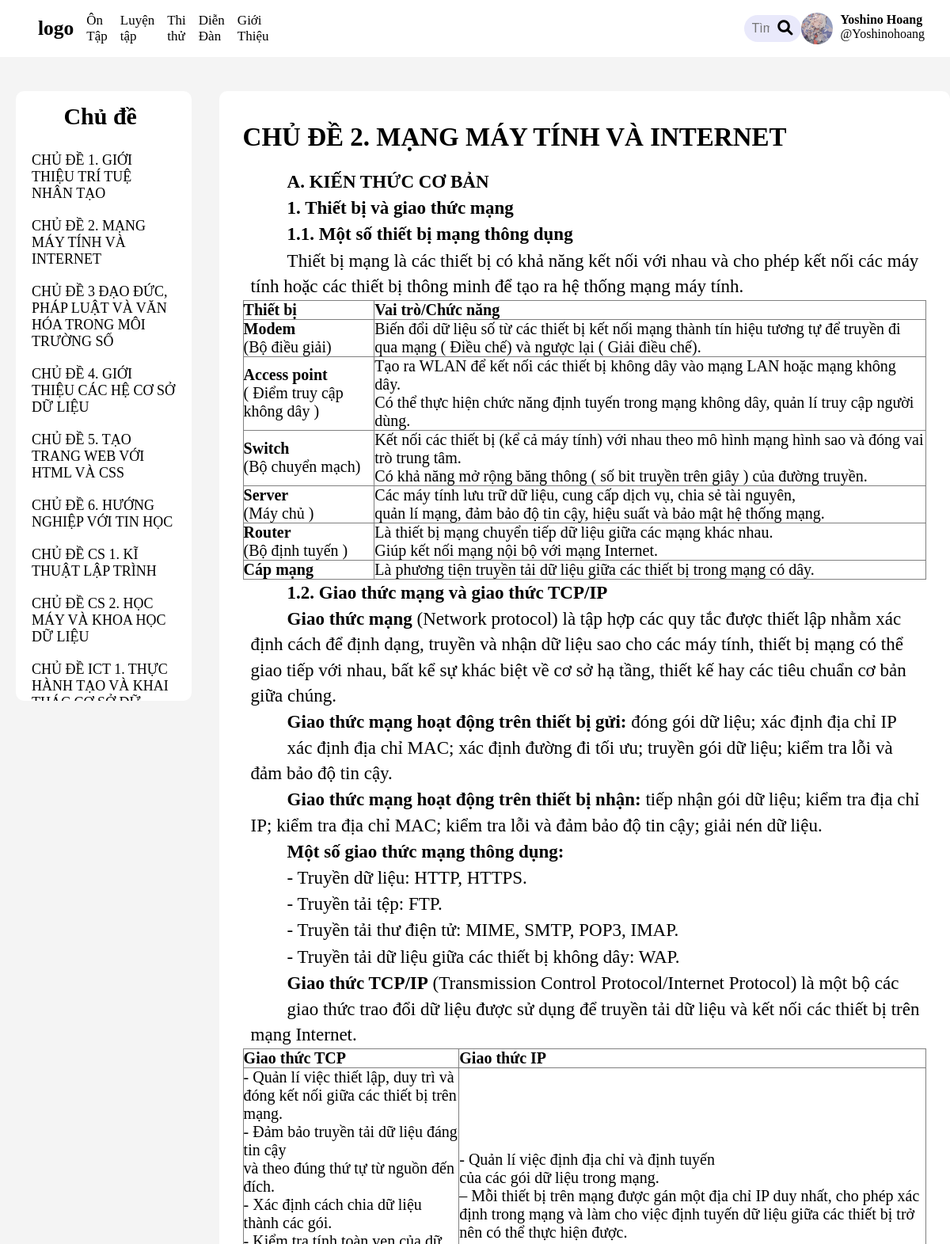
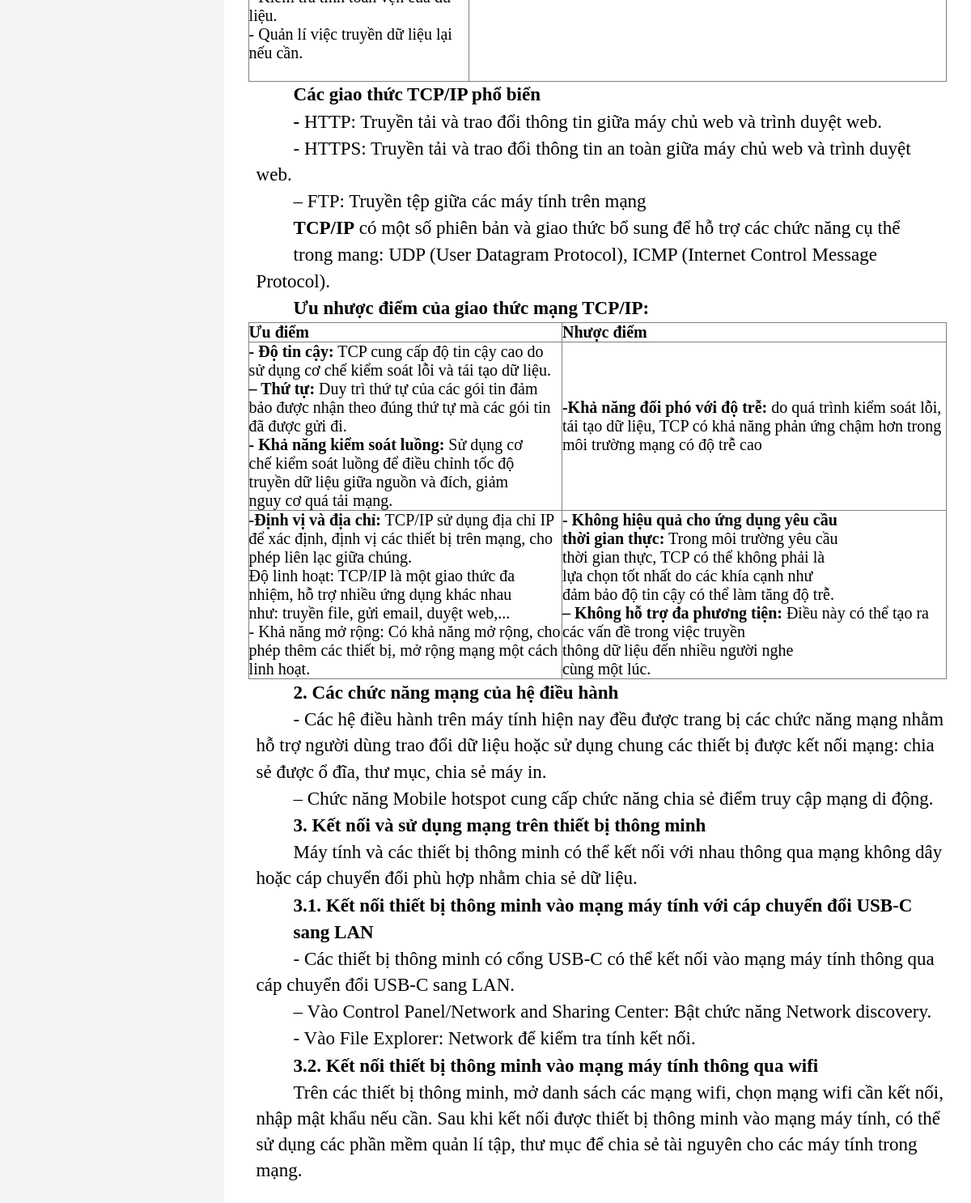
Page /on_tap/bai/20/ (signed in) on the committed database (2 pictures, top to bottom).
### base/models.py (models this page shows, shortened)
class bai_hoc(models.Model):
    name = models.CharField(max_length=2000)
    noi_dung = models.TextField()
    file_di_kem = models.FileField(blank=True)

### base/views.py (the view)
# urls.py: path('on_tap/bai/<int:lesson_id>/', views.bai, name='bai'),
def bai(request,lesson_id):
    all_lesson  = bai_hoc.objects.all()
    lesson = bai_hoc.objects.get(id=lesson_id)
    ten = lesson.name
    noi_dung = lesson.noi_dung
    file_dinh_kem = lesson.file_di_kem
    context = {
        'ten':ten,
        'noi_dung':noi_dung,
        'file':file_dinh_kem,
        'all_lesson': all_lesson,
    }
    return render(request, 'base/bai_hoc_nd.html',context)

### base/templates/base/bai_hoc_nd.html (shortened to what this page needs)
{%extends 'base/bai_hoc.html'%}

### base/templates/base/bai_hoc.html (shortened to what this page needs)
<!DOCTYPE html>
<html>
<head>
    {% load static %}
    {% if request.session.theme == 'dark' %}
    <link rel="stylesheet" href="{% static 'styles/dark.css' %}">
    <link rel="stylesheet" href="{% static 'styles/b_dark.css' %}">
    {% else %}
    <link rel="stylesheet" href="{% static 'styles/light.css' %}">
    <link rel="stylesheet" href="{% static 'styles/b_light.css' %}">
    {% endif %}
</head>
<body>
    {% include 'navbar.html' %}
    <div class="midlle_section_1">
        <div class="lesson_choice">
            <h3>Chủ đề</h3>
            <br>
                {%for bai in all_lesson%}
                <div class="lc">
                    <a href="{%url 'bai' bai.id %}">{{bai.name}}</a>
                </div>
                {%endfor%}
        </div>
        <div class="noi_dung">
            <div class="nd">
                <h3>{{ten}}</h3>
                <p>{{noi_dung|safe}}</p>
            </div>
        </div>
    </div>
</body>
</html>

### static/styles/light.css (style rules this page uses)
body { background-color: #f4f4f4; padding-top: 75px; }
* { margin: 0; padding: 0; box-sizing: border-box; }
a { text-decoration: none; color: black; }

### static/styles/b_light.css (style rules this page uses)
.midlle_section_1 { padding-left: 20px; padding-top: 40px; display: grid; grid-template-columns: 1.2fr 5fr; column-gap: 35px; }
.lesson_choice { display: inline-block; background-color: #ffff; border-radius: 10px; padding: 10px; overflow-y: auto; height: 770px; }
.lesson_choice h3 { padding-top: 5px; font-size: 30px; padding-left: 25%; }
.lc { padding: 10px; padding-top: 10px; font-size: 18px; }
.noi_dung { background-color: #ffff; border-radius: 10px; padding: 20px; font-size: 20px; gap: 10px; }
.noi_dung h3 { padding-top: 10px; padding-bottom: 12px; font-size: 33px; }
.noi_dung p { padding-left: 10px; font-size: 23px; }
.nd h3 { margin-bottom: 10px; }
.nd p { margin-bottom: 1px; line-height: 1.4; }
.nd { padding: 10px; }

### rows in the picture
bai_hoc: name "CHỦ ĐỀ 1. GIỚI THIỆU TRÍ TUỆ NHÂN TẠO"
bai_hoc: name "CHỦ ĐỀ 2. MẠNG MÁY TÍNH VÀ INTERNET", noi_dung "A. KIẾN THỨC CƠ BẢN 1. Thiết bị và giao thức mạng 1.1. Một số thiết bị mạng thông dụng Thiết bị mạng là các thiết bị có khả năng kết nối với nhau và cho phép kết nối các máy tính hoặc các thiết bị thông minh để tạo ra hệ thống mạng máy tính. Thiết bị Vai trò/Chức năng Modem (Bộ điều giải) Biến đổi dữ liệu số từ các thiết bị kết nối mạng thành tín hiệu tương tự để truyền đi qua mạng ( Điều chế) và ngược lại ( Giải điều chế). Access point ( Điểm truy cập không dây ) Tạo ra WLAN để kết nối các thiết bị không dây vào mạng LAN hoặc mạng không dây. Có thể thực hiện chức năng định tuyến trong mạng không dây, quản lí truy cập người dùng. Switch (Bộ chuyển mạch) Kết nối các thiết bị (kể cả máy tính)…"
bai_hoc: name "CHỦ ĐỀ 3 ĐẠO ĐỨC, PHÁP LUẬT VÀ VĂN HÓA TRONG MÔI TRƯỜNG SỐ"
bai_hoc: name "CHỦ ĐỀ 4. GIỚI THIỆU CÁC HỆ CƠ SỞ DỮ LIỆU"
bai_hoc: name "CHỦ ĐỀ 5. TẠO TRANG WEB VỚI HTML VÀ CSS"
bai_hoc: name "CHỦ ĐỀ 6. HƯỚNG NGHIỆP VỚI TIN HỌC"
bai_hoc: name "CHỦ ĐỀ CS 1. KĨ THUẬT LẬP TRÌNH"
bai_hoc: name "CHỦ ĐỀ CS 2. HỌC MÁY VÀ KHOA HỌC DỮ LIỆU"
bai_hoc: name "CHỦ ĐỀ ICT 1. THỰC HÀNH TẠO VÀ KHAI…"
